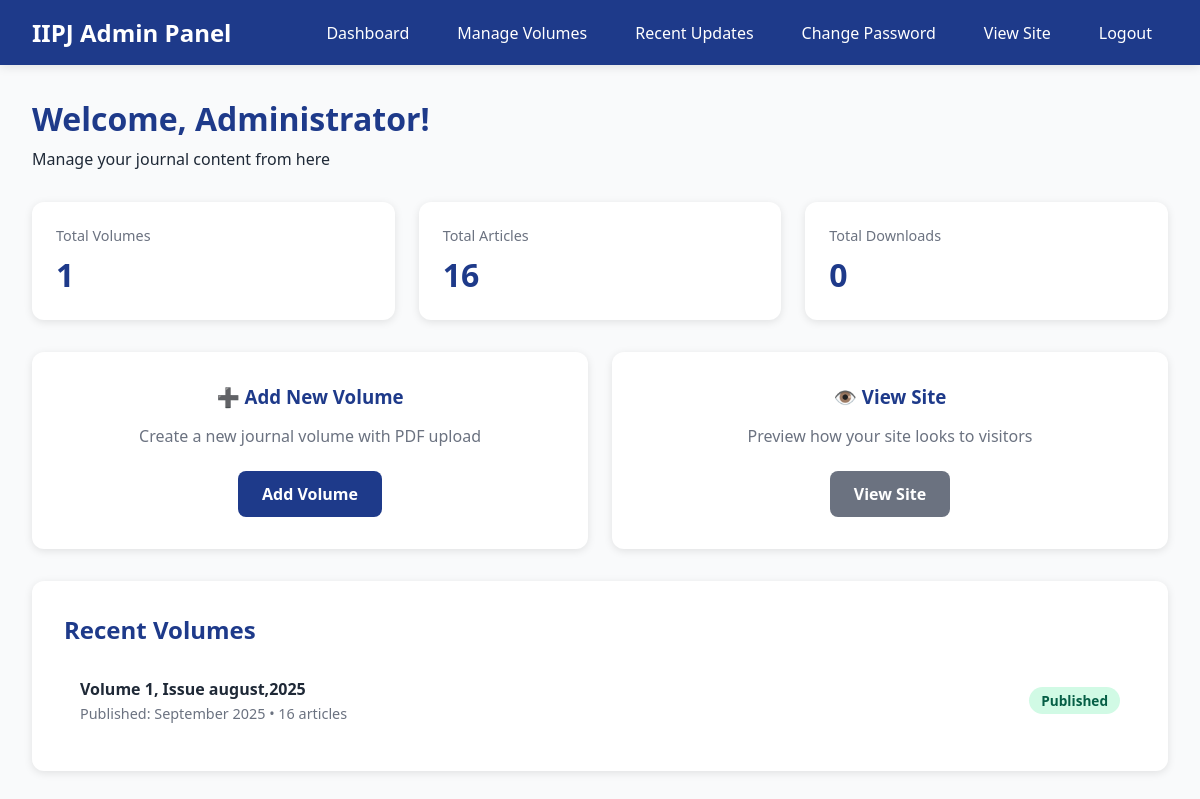
Page /admin/dashboard.php (signed in) on the committed database.
### tables this page shows
CREATE TABLE `volumes` (
  `id` int(11) NOT NULL,
  `volume_number` int(11) NOT NULL,
  `issue_number` varchar(25) NOT NULL,
  `publication_date` date NOT NULL,
  `page_range` varchar(50) DEFAULT NULL,
  `issn` varchar(50) DEFAULT '3107-7269',
  `cover_image` varchar(255) DEFAULT NULL,
  `volume_pdf` varchar(255) DEFAULT NULL,
  `description` text DEFAULT NULL,
  `status` enum('draft','published') DEFAULT 'published',
  `total_articles` int(11) DEFAULT 0,
  `total_downloads` int(11) DEFAULT 0,
  `is_special_edition` tinyint(1) NOT NULL DEFAULT 0,
  `special_edition_year` int(4) DEFAULT NULL,
  `created_at` timestamp NOT NULL DEFAULT current_timestamp(),
  `updated_at` timestamp NOT NULL DEFAULT current_timestamp() ON UPDATE current_timestamp()
);

### admin/dashboard.php (the view, shortened to what this page needs)
<?php
$db = getDBConnection();
$statsQuery = "
    SELECT
        COUNT(*) as total_volumes,
        COALESCE(SUM(total_articles), 0) as total_articles,
        COALESCE(SUM(total_downloads), 0) as total_downloads
    FROM volumes
    WHERE status = 'published'
";
$statsStmt = $db->prepare($statsQuery);
$statsStmt->execute();
$stats = $statsStmt->fetch();
$recentQuery = "
    SELECT *
    FROM volumes
    ORDER BY created_at DESC
    LIMIT 5
";
$recentStmt = $db->prepare($recentQuery);
$recentStmt->execute();
$recentVolumes = $recentStmt->fetchAll();
?>
<!DOCTYPE html>
<html lang="en">
<head>
</head>
<body>
    <nav class="navbar">
        <div class="nav-container">
            <div class="nav-brand">IIPJ Admin Panel</div>
            <ul class="nav-menu">
                <li><a href="dashboard.php">Dashboard</a></li>
                <li><a href="volumes.php">Manage Volumes</a></li>
                <li><a href="recent_updates.php">Recent Updates</a></li>
                <li><a href="change_password.php">Change Password</a></li>
                <li><a href="../volumes.php">View Site</a></li>
                <li><a href="logout.php">Logout</a></li>
            </ul>
        </div>
    </nav>
    <div class="container">
        <div class="page-header">
            <h1>Welcome, <?php echo htmlspecialchars($_SESSION['full_name']); ?>!</h1>
            <p>Manage your journal content from here</p>
        </div>
        <div class="stats-grid">
            <div class="stat-card">
                <div class="stat-label">Total Volumes</div>
                <div class="stat-value"><?php echo $stats['total_volumes']; ?></div>
            </div>
            <div class="stat-card">
                <div class="stat-label">Total Articles</div>
                <div class="stat-value"><?php echo $stats['total_articles']; ?></div>
            </div>
            <div class="stat-card">
                <div class="stat-label">Total Downloads</div>
                <div class="stat-value"><?php echo number_format($stats['total_downloads']); ?></div>
            </div>
        </div>
        <div class="actions-grid">
            <div class="action-card">
                <h3>➕ Add New Volume</h3>
                <p>Create a new journal volume with PDF upload</p>
                <a href="volumes.php?action=add" class="btn">Add Volume</a>
            </div>
            <div class="action-card">
                <h3>👁️ View Site</h3>
                <p>Preview how your site looks to visitors</p>
                <a href="../volumes.php" class="btn btn-secondary" target="_blank">View Site</a>
            </div>
        </div>
        <div class="recent-volumes">
            <h2>Recent Volumes</h2>
            <?php if (empty($recentVolumes)): ?>
                <p>No volumes yet. <a href="volumes.php?action=add">Create your first volume</a></p>
            <?php else: ?>
                <ul class="volume-list">
                    <?php foreach ($recentVolumes as $volume): ?>
                        <li class="volume-item">
                            <div class="volume-info">
                                <div class="volume-title">Volume <?php echo $volume['volume_number']; ?>, Issue
                                    <?php echo $volume['issue_number']; ?>
                                </div>
                                <div class="volume-meta">
                                    Published: <?php echo date('F Y', strtotime($volume['publication_date'])); ?> •
                                    <?php echo $volume['total_articles']; ?> articles
                                </div>
                            </div>
                            <span class="volume-status status-<?php echo $volume['status']; ?>">
                                <?php echo ucfirst($volume['status']); ?>
                            </span>
                        </li>
                    <?php endforeach; ?>
                </ul>
            <?php endif; ?>
        </div>
    </div>
</body>
</html>

### admin/dashboard.php (style rules this page uses)
* { margin: 0; padding: 0; box-sizing: border-box; }
body { font-family: 'Segoe UI', Tahoma, Geneva, Verdana, sans-serif; background: #f9fafb; color: #1f2937; }
.navbar { background: #1e3a8a; color: white; padding: 1rem 0; box-shadow: 0 2px 10px rgba(0, 0, 0, 0.1); }
.nav-container { max-width: 1400px; margin: 0 auto; padding: 0 2rem; display: flex; justify-content: space-between; align-items: center; }
.nav-brand { font-size: 1.5rem; font-weight: bold; }
.nav-menu { display: flex; gap: 1rem; list-style: none; }
.nav-menu a { color: white; text-decoration: none; padding: 0.5rem 1rem; border-radius: 6px; transition: background 0.3s; }
.container { max-width: 1400px; margin: 0 auto; padding: 2rem; }
.page-header { margin-bottom: 2rem; }
.page-header h1 { color: #1e3a8a; margin-bottom: 0.5rem; }
.stats-grid { display: grid; grid-template-columns: repeat(auto-fit, minmax(250px, 1fr)); gap: 1.5rem; margin-bottom: 2rem; }
.stat-card { background: white; padding: 1.5rem; border-radius: 12px; box-shadow: 0 2px 8px rgba(0, 0, 0, 0.1); }
.stat-label { color: #6b7280; font-size: 0.9rem; margin-bottom: 0.5rem; }
.stat-value { font-size: 2rem; font-weight: bold; color: #1e3a8a; }
.actions-grid { display: grid; grid-template-columns: repeat(auto-fit, minmax(300px, 1fr)); gap: 1.5rem; margin-bottom: 2rem; }
.action-card { background: white; padding: 2rem; border-radius: 12px; box-shadow: 0 2px 8px rgba(0, 0, 0, 0.1); text-align: center; }
.action-card h3 { color: #1e3a8a; margin-bottom: 1rem; }
.action-card p { color: #6b7280; margin-bottom: 1.5rem; }
.btn { display: inline-block; padding: 0.75rem 1.5rem; background: #1e3a8a; color: white; text-decoration: none; border-radius: 8px; font-weight: 600; transition: background 0.3s; }
.btn-secondary { background: #6b7280; }
.recent-volumes { background: white; padding: 2rem; border-radius: 12px; box-shadow: 0 2px 8px rgba(0, 0, 0, 0.1); }
.recent-volumes h2 { color: #1e3a8a; margin-bottom: 1rem; }
.volume-list { list-style: none; }
.volume-item { padding: 1rem; border-bottom: 1px solid #e5e7eb; display: flex; justify-content: space-between; align-items: center; }
.volume-item:last-child { border-bottom: none; }
.volume-info { flex: 1; }
.volume-title { font-weight: 600; color: #1f2937; margin-bottom: 0.25rem; }
.volume-meta { color: #6b7280; font-size: 0.9rem; }
.volume-status { padding: 0.25rem 0.75rem; border-radius: 20px; font-size: 0.85rem; font-weight: 600; }
.status-published { background: #d1fae5; color: #065f46; }

### rows in the picture
volumes: volume_number "1", issue_number "august,2025", publication_date "September 2025", total_articles "16", status "Published"

### other values in the picture
$_SESSION['full_name'] "Administrator"
$stats['total_volumes'] "1"
$stats['total_articles'] "16"
$stats['total_downloads'] "0"
